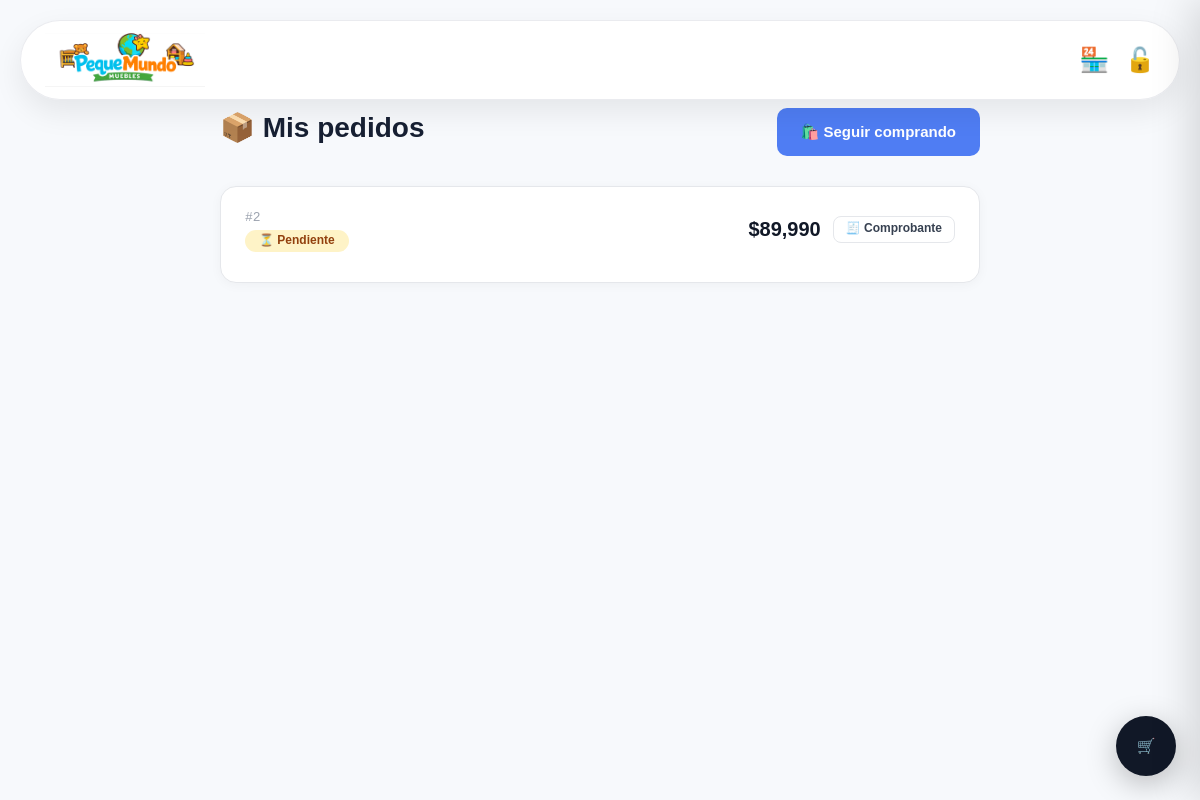
The page /mis-pedidos (signed in) on the database its author committed.
### pequemundo/app.py (models this page shows)
class Pedido(db.Model):
    id               = db.Column(db.Integer, primary_key=True)
    cliente          = db.Column(db.String(100), nullable=False)
    cliente_email    = db.Column(db.String(100), nullable=True)
    total            = db.Column(db.Float, nullable=False)
    estado           = db.Column(db.String(30), nullable=False, default='Pendiente')
    vendedor_id      = db.Column(db.Integer, db.ForeignKey('usuario.id'), nullable=True)
    mp_preference_id = db.Column(db.String(200), nullable=True)
    mp_payment_id    = db.Column(db.String(200), nullable=True)
    mp_status        = db.Column(db.String(50), nullable=True)
    items_json       = db.Column(db.Text, nullable=True)
    vendedor         = db.relationship('Usuario', backref='pedidos_vendedor', foreign_keys=[vendedor_id])

### pequemundo/app.py (the view)
@app.route('/mis-pedidos')
@requiere_login
def mis_pedidos():
    usuario = Usuario.query.get(session['usuario_id'])
    pedidos = Pedido.query.filter_by(
        cliente_email=usuario.email
    ).order_by(Pedido.id.desc()).all()
    return render_template('mis_pedidos.html', pedidos=pedidos)

### pequemundo/app.py (called while the page is built)
def requiere_login(f):
    @wraps(f)
    def decorado(*args, **kwargs):
        if not session.get('usuario_id'):
            flash('Debes iniciar sesión.', 'warning')
            return redirect(url_for('login'))
        return f(*args, **kwargs)
    return decorado

### pequemundo/templates/mis_pedidos.html (shortened to what this page needs)
<!DOCTYPE html>
<html lang="es">
<head>
  <link rel="stylesheet" href="{{ url_for('static', filename='css/normalize.css') }}">
  <link rel="stylesheet" href="{{ url_for('static', filename='css/style.css') }}">
</head>
<body>
  <header class="home-header">
    <a href="{{ url_for('inicio') }}" class="home-brand">
      <img src="{{ url_for('static', filename='img/Logo_pequemundo.png') }}" alt="Peque Mundo" class="home-logo">
    </a>
    <div class="home-actions">
      {% if session.get('rol') == 'Admin' %}
        <a href="{{ url_for('dashboard') }}" title="Panel Admin">⚙️</a>
      {% elif session.get('rol') == 'Vendedor' %}
        <a href="{{ url_for('vendedor_dashboard') }}" title="Panel Vendedor">🏪</a>
      {% endif %}
      <a href="{{ url_for('cerrar_sesion') }}" title="Cerrar sesión">🔓</a>
    </div>
  </header>
  <main class="pedidos-section">
    <div class="pedidos-header">
      <h1>📦 Mis pedidos</h1>
      <a href="{{ url_for('catalogo') }}" class="primary-button"
         style="display:inline-flex;align-items:center;padding:0 2.4rem;height:4.8rem;border-radius:1rem;text-decoration:none;font-size:1.5rem;">
        🛍️ Seguir comprando
      </a>
    </div>
    {% if pedidos %}
      {% for p in pedidos %}
      <div class="pedido-card">
        <div class="pedido-top">
          <div>
            <span class="pedido-id">#{{ p.id }}</span>
            <div style="margin-top:0.4rem;">
              {% if p.estado == 'Pagado' or p.mp_status == 'approved' %}
                <span class="pedido-badge badge-pagado">✅ Pagado</span>
              {% elif p.mp_status == 'rejected' or p.estado == 'Rechazado' %}
                <span class="pedido-badge badge-rechazado">❌ Rechazado</span>
              {% elif p.mp_status == 'pending' %}
                <span class="pedido-badge badge-pendiente">⏳ En proceso</span>
              {% else %}
                <span class="pedido-badge badge-pendiente">⏳ Pendiente</span>
              {% endif %}
            </div>
          </div>
          <div style="display:flex;align-items:center;gap:1.2rem;">
            <div class="pedido-total">${{ "{:,.0f}".format(p.total) }}</div>
            <button class="btn-comprobante" onclick="abrirComprobante({{ p.id }})">
              🧾 Comprobante
            </button>
          </div>
        </div>
      </div>
      {% endfor %}
    {% endif %}
  </main>
  {% include 'carrito_flotante.html' %}
</body>
</html>

### pequemundo/static/css/style.css (style rules this page uses)
html { box-sizing: border-box; font-size: 62.5%; }
*, *::before, *::after { box-sizing: inherit; margin: 0; padding: 0; }
:root { --primary-color: #4f7df3; --primary-dark: #3464dd; --secondary-color: #ff9f1c; --success-color: #22c55e; --text-color: #172033; --muted-text: #6b7280; --border-color: #e5e7eb; --background-color: #f7f9fc; --card-color: #ffffff; --shadow-soft: 0 1.2rem 3rem rgba(0, 0, 0, 0.08); --radius-lg: 2.4rem; --radius-md: 1.6rem; --radius-sm: 1rem; }
body { font-size: 1.6rem; font-family: Arial, Helvetica, sans-serif; background: var(--background-color); color: var(--text-color); }
.primary-button, .product-card button, .search-container button { border: none; background: var(--primary-color); color: #ffffff; font-weight: 700; cursor: pointer; transition: 0.2s ease; }
.primary-button { height: 5.2rem; border-radius: var(--radius-sm); font-size: 1.6rem; margin-top: 0.8rem; }
.home-header { position: fixed; top: 2rem; left: 50%; transform: translateX(-50%); width: calc(100% - 4rem); max-width: 118rem; min-height: 7rem; padding: 1.2rem 2.4rem; display: flex; align-items: center; justify-content: space-between; gap: 2rem; background: rgba(255, 255, 255, 0.92); backdrop-filter: blur(1.2rem); border: 1px solid rgba(229, 231, 235, 0.8); border-radius: 99.9rem; box-shadow: var(--shadow-soft); z-index: 1000; }
.home-brand { display: flex; align-items: center; text-decoration: none; }
.home-logo { width: 16rem; }
.home-actions { display: flex; align-items: center; gap: 1.6rem; font-size: 2.4rem; }
.home-actions a { text-decoration: none; }

### pequemundo/templates/mis_pedidos.html (style rules this page uses)
.pedidos-section { max-width: 80rem; margin: 0 auto; padding: 10rem 2rem 4rem; }
.pedidos-header { display: flex; align-items: center; justify-content: space-between; margin-bottom: 3rem; }
.pedidos-header h1 { font-size: 2.8rem; font-weight: 800; margin: 0; }
.pedido-card { background: #fff; border: 1px solid #e5e7eb; border-radius: 1.6rem; padding: 2rem 2.4rem; margin-bottom: 1.4rem; box-shadow: 0 2px 12px rgba(0,0,0,0.04); transition: box-shadow 0.2s; }
.pedido-top { display: flex; align-items: center; justify-content: space-between; margin-bottom: 1rem; }
.pedido-id { font-family: monospace; font-size: 1.3rem; color: #9ca3af; }
.pedido-total { font-size: 2rem; font-weight: 800; color: #111827; }
.pedido-badge { display: inline-flex; align-items: center; gap: 5px; padding: 4px 14px; border-radius: 99px; font-size: 1.2rem; font-weight: 700; }
.badge-pendiente { background: #fef3c7; color: #92400e; }
.btn-comprobante { display: inline-flex; align-items: center; gap: 0.5rem; padding: 0.55rem 1.2rem; border-radius: 0.8rem; border: 1px solid #e5e7eb; background: #fff; font-size: 1.2rem; font-weight: 600; color: #374151; cursor: pointer; transition: all 0.15s; font-family: inherit; }

### rows shown on the page
Pedido: id "2", estado "⏳ Pendiente", total "89,990"
